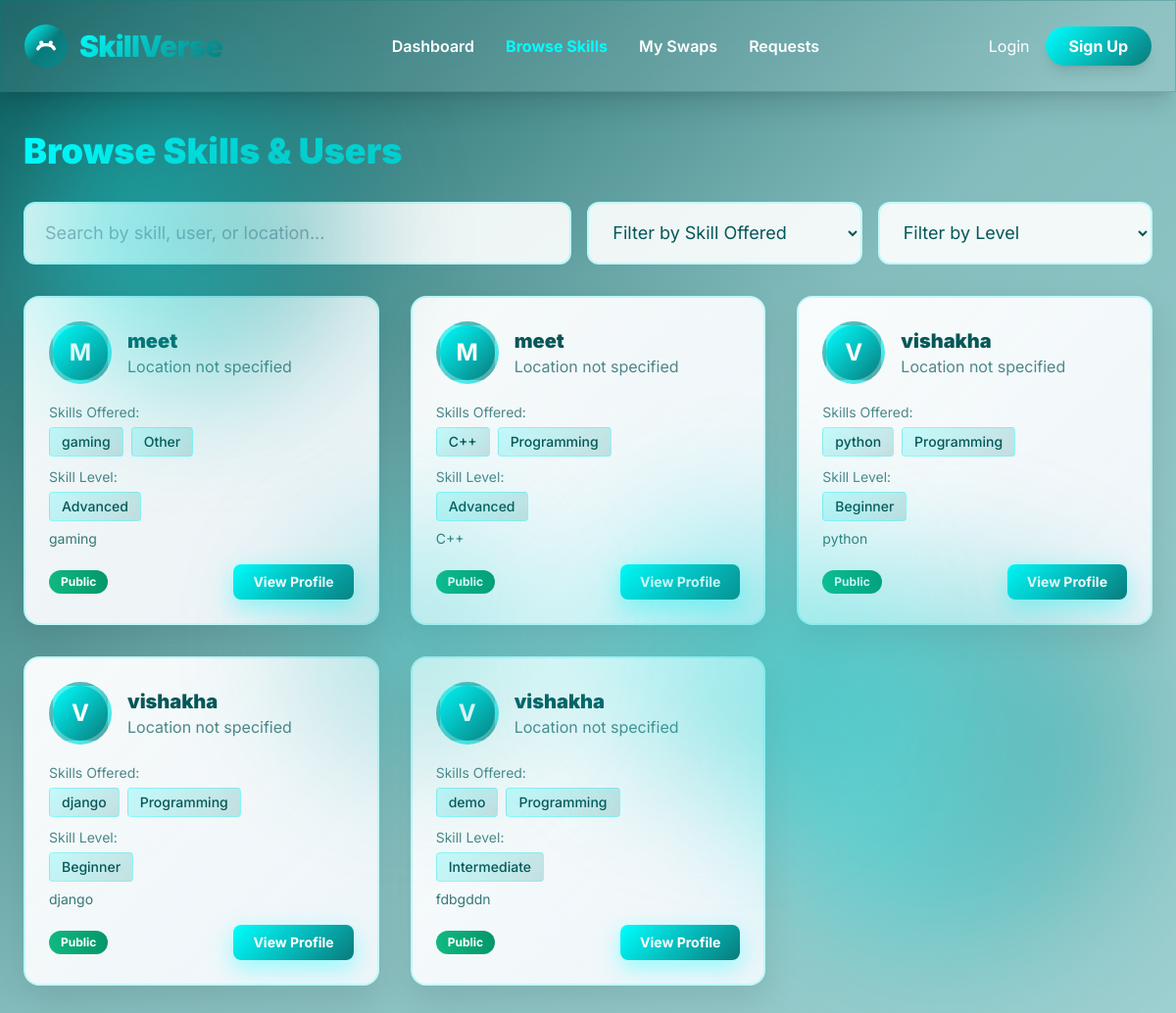
Screenshot of /browse with the database file from the repository.
### app.py (models this page shows)
class Skill(db.Model):
    id = db.Column(db.Integer, primary_key=True)
    name = db.Column(db.String(100), nullable=False)
    description = db.Column(db.Text, nullable=False)
    category = db.Column(db.String(50), nullable=False)
    level = db.Column(db.String(20), nullable=False)  # Beginner, Intermediate, Advanced
    user_id = db.Column(db.Integer, db.ForeignKey('user.id'), nullable=False)
    created_at = db.Column(db.DateTime, default=datetime.utcnow)
    is_active = db.Column(db.Boolean, default=True)

class User(db.Model, UserMixin):
    id = db.Column(db.Integer, primary_key=True)
    username = db.Column(db.String(150), nullable=False)
    email = db.Column(db.String(150), unique=True, nullable=False)
    password = db.Column(db.String(256), nullable=True)  # Optional for Google accounts
    auth_type = db.Column(db.String(50), nullable=False, default='email')  # 'email' or 'google'
    bio = db.Column(db.Text, nullable=True)
    location = db.Column(db.String(100), nullable=True)
    created_at = db.Column(db.DateTime, default=datetime.utcnow)
    profile_visibility = db.Column(db.String(20), default='public')
    show_location = db.Column(db.Boolean, default=True)
    show_email = db.Column(db.Boolean, default=False)
    email_notifications = db.Column(db.Boolean, default=True)
    push_notifications = db.Column(db.Boolean, default=False)
    new_message_alerts = db.Column(db.Boolean, default=True)
    swap_request_alerts = db.Column(db.Boolean, default=True)
    two_factor_auth = db.Column(db.Boolean, default=False)
    login_notifications = db.Column(db.Boolean, default=True)
    skills_offering = db.relationship('Skill', backref='user', lazy=True, foreign_keys='Skill.user_id')
    swap_requests = db.relationship('SwapRequest', backref='requester', lazy=True, foreign_keys='SwapRequest.requester_id')
    swap_offers = db.relationship('SwapRequest', backref='offerer', lazy=True, foreign_keys='SwapRequest.offerer_id')

### app.py (the view)
@app.route('/browse')
def browse():
    skills = Skill.query.filter_by(is_active=True).order_by(Skill.created_at.desc()).all()
    return render_template('browse.html', skills=skills)

### templates/browse.html (shortened to what this page needs)
<!DOCTYPE html>
<html lang="en">
<head>
  <script src="https://cdn.tailwindcss.com"></script>
</head>
<body class="bg-gradient-to-br from-[#065758] via-[#0a7a7b]/50 to-[#0c8a8b]/40 text-white overflow-x-hidden min-h-screen">
  <header class="w-full glass sticky top-0 z-50 border-b border-[#0a7a7b]/30 shadow-xl">
    <div class="max-w-7xl mx-auto flex items-center justify-between py-6 px-6">
      <div class="flex items-center gap-3 animate-slide-in-left">
        <div class="relative">
        </div>
        <span class="text-3xl font-black tracking-tight gradient-text">SkillVerse</span>
      </div>
      <nav class="hidden md:flex gap-8 items-center text-base font-semibold animate-slide-in-right">
        <a href="{{ url_for('dashboard') }}" class="hover:text-[#0a7a7b] transition-all duration-300 hover:scale-105 relative group">Dashboard</a>
        <a href="{{ url_for('browse') }}" class="text-[#00ffff] font-bold transition-all duration-300 hover:scale-105 relative group">Browse Skills</a>
        <a href="{{ url_for('my_swaps') }}" class="hover:text-[#0a7a7b] transition-all duration-300 hover:scale-105 relative group">My Swaps</a>
        <a href="{{ url_for('requests') }}" class="hover:text-[#0a7a7b] transition-all duration-300 hover:scale-105 relative group">Requests</a>
      </nav>
      <div class="flex items-center gap-4">
        {% if current_user.is_authenticated %}
          <div class="profile-photo w-10 h-10 rounded-full flex items-center justify-center text-white font-bold text-lg">
            {{ current_user.username[0]|upper }}
          </div>
          <a href="{{ url_for('logout') }}" class="btn-secondary px-6 py-2 rounded-full text-white font-bold shadow-lg hover:shadow-xl transition-all duration-300 transform">Logout</a>
        {% else %}
          <a href="{{ url_for('login') }}" class="hover:text-[#0a7a7b] transition-all duration-300 hover:scale-105 relative group">Login</a>
          <a href="{{ url_for('signup') }}" class="btn-primary px-6 py-2 rounded-full text-white font-bold shadow-lg hover:shadow-xl transition-all duration-300 transform">Sign Up</a>
        {% endif %}
      </div>
    </div>
  </header>
  <div class="max-w-7xl mx-auto px-6 py-10">
    <h1 class="text-4xl font-black mb-8 gradient-text">Browse Skills & Users</h1>
    <div class="flex flex-col md:flex-row gap-4 mb-8">
      <input type="text" id="search-input" class="search-bar w-full md:w-1/2 px-5 py-4 rounded-xl focus:outline-none text-lg" placeholder="Search by skill, user, or location...">
      <select id="category-filter" class="search-bar w-full md:w-1/4 px-5 py-4 rounded-xl focus:outline-none text-lg">
        <option value="">Filter by Skill Offered</option>
      </select>
      <select id="level-filter" class="search-bar w-full md:w-1/4 px-5 py-4 rounded-xl focus:outline-none text-lg">
        <option value="">Filter by Level</option>
      </select>
    </div>
    <div id="skills-grid" class="grid grid-cols-1 md:grid-cols-2 lg:grid-cols-3 gap-8">
      {% if skills %}
        {% for skill in skills %}
          <div class="user-card rounded-2xl p-6 skill-card"
               data-category="{{ skill.category }}"
               data-level="{{ skill.level }}"
               data-name="{{ skill.name|lower }}"
               data-description="{{ skill.description|lower }}"
               data-user="{{ skill.user.username|lower }}">
            <div class="flex items-center gap-4 mb-4">
              <div class="profile-photo w-16 h-16 rounded-full flex items-center justify-center text-white font-bold text-2xl">
                {{ skill.user.username[0]|upper }}
              </div>
              <div>
                <h2 class="text-xl font-black text-[#065758]">{{ skill.user.username }}</h2>
                <p class="text-[#065758]/70">{{ skill.user.location if skill.user.location else "Location not specified" }}</p>
              </div>
            </div>
            <div class="mb-2">
              <span class="text-[#065758]/70 text-sm">Skills Offered:</span>
              <div class="flex flex-wrap gap-2 mt-1">
                <span class="skill-tag px-3 py-1 rounded text-sm font-medium">{{ skill.name }}</span>
                {% if skill.category %}
                  <span class="skill-tag px-3 py-1 rounded text-sm font-medium">{{ skill.category|title }}</span>
                {% endif %}
              </div>
            </div>
            <div class="mb-2">
              <span class="text-[#065758]/70 text-sm">Skill Level:</span>
              <div class="flex flex-wrap gap-2 mt-1">
                <span class="skill-tag px-3 py-1 rounded text-sm font-medium">{{ skill.level|title }}</span>
              </div>
            </div>
            <div class="mb-4">
              <p class="text-[#065758]/80 text-sm">{{ skill.description[:100] }}{% if skill.description|length > 100 %}...{% endif %}</p>
            </div>
            <div class="flex items-center justify-between mt-4">
              <span class="bg-gradient-to-r from-[#10b981] to-[#059669] text-white px-3 py-1 rounded-full text-xs font-bold">Public</span>
              {% if current_user.is_authenticated and current_user.id != skill.user_id %}
                <a href="{{ url_for('create_request') }}?skill_wanted={{ skill.name }}" class="btn-primary px-5 py-2 rounded-lg text-white font-bold text-sm">Request Swap</a>
              {% else %}
                <a href="{{ url_for('profile') }}" class="btn-primary px-5 py-2 rounded-lg text-white font-bold text-sm">View Profile</a>
              {% endif %}
            </div>
          </div>
        {% endfor %}
      {% endif %}
    </div>
  </div>
  <div class="fixed inset-0 overflow-hidden pointer-events-none">
    <div class="absolute right-10 bottom-20 w-96 h-96 bg-gradient-to-l from-[#0c8a8b] to-[#00ffff] rounded-full opacity-35 blur-3xl animate-float" style="animation-delay: 1s;"></div>
    <div class="absolute left-1/2 top-1/2 w-72 h-72 bg-gradient-to-br from-[#00ffff] to-[#0d9a9b] rounded-full opacity-30 blur-3xl animate-pulse-slow"></div>
    <div class="absolute left-1/4 bottom-1/4 w-64 h-64 bg-gradient-to-tr from-[#0a7a7b] to-[#00ffff] rounded-full opacity-25 blur-3xl animate-float" style="animation-delay: 2s;"></div>
  </div>
</body>
</html>

### templates/browse.html (style rules this page uses)
* { font-family: 'Inter', sans-serif; }
.glass { background: rgba(255,255,255,0.1); backdrop-filter: blur(20px); border: 1px solid rgba(255,255,255,0.2); }
.gradient-text { background: linear-gradient(135deg, #00ffff, #0a7a7b, #0c8a8b, #00ffff); background-size: 300% 300%; -webkit-background-clip: text; -webkit-text-fill-color: transparent; background-clip: text; animation: textGlow 3s ease-in-out infinite; }
.animate-logo-spin { animation: logoSpin 4s ease-in-out infinite; }
.user-card { background: linear-gradient(135deg, rgba(255,255,255,0.95), rgba(248,250,255,0.9)); border: 2px solid rgba(0,255,255,0.2); backdrop-filter: blur(30px); transition: all 0.4s cubic-bezier(0.4,0,0.2,1); box-shadow: 0 15px 35px rgba(0,0,0,0.1); }
.skill-tag { background: linear-gradient(135deg, rgba(0,255,255,0.2), rgba(10,122,123,0.2)); border: 1px solid rgba(0,255,255,0.3); color: #065758; transition: all 0.3s ease; }
.profile-photo { background: linear-gradient(135deg, #00ffff, #0a7a7b); border: 4px solid rgba(255,255,255,0.3); }
.search-bar { background: rgba(255,255,255,0.9); border: 2px solid rgba(0,255,255,0.2); color: #065758; }
.btn-primary { background: linear-gradient(135deg, #00ffff, #0a7a7b); box-shadow: 0 8px 25px rgba(0, 255, 255, 0.4); transition: all 0.3s cubic-bezier(0.4, 0, 0.2, 1); }
.animate-float { animation: float 6s ease-in-out infinite; }
.animate-pulse-slow { animation: pulse-slow 4s ease-in-out infinite; }
.animate-slide-in-left { animation: slideInLeft 0.8s ease-out; }
.animate-slide-in-right { animation: slideInRight 0.8s ease-out; }

### rows the page displays
Skill: user "M", user.username "meet", user "Location not specified", name "gaming", category "Other", level "Advanced", description "gaming"
Skill: user "M", user.username "meet", user "Location not specified", name "C++", category "Programming", level "Advanced", description "C++"
Skill: user "V", user.username "vishakha", user "Location not specified", name "python", category "Programming", level "Beginner", description "python"
Skill: user "V", user.username "vishakha", user "Location not specified", name "django", category "Programming", level "Beginner", description "django"
Skill: user "V", user.username "vishakha", user "Location not specified", name "demo", category "Programming", level "Intermediate", description "fdbgddn"
